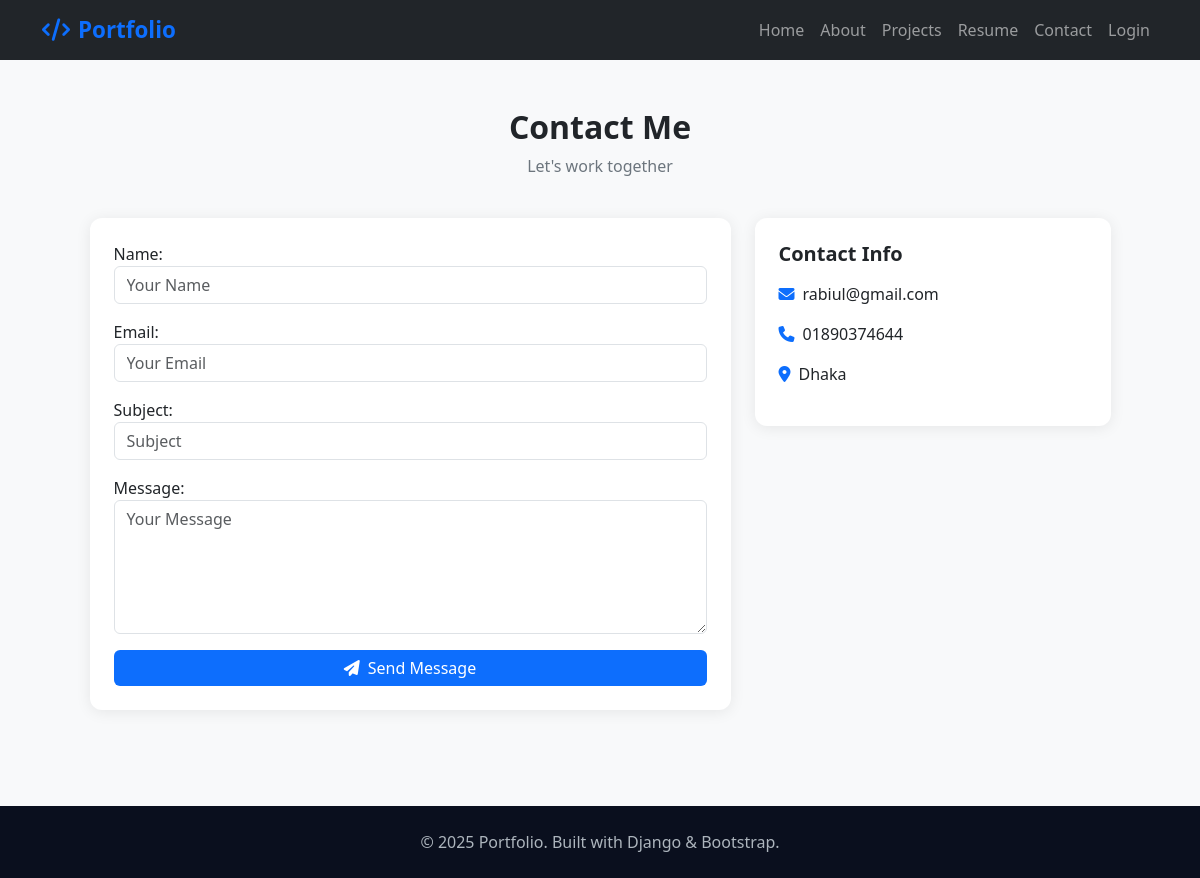
Page /contact/ on the committed database.
### portfolio/models.py (models this page shows, shortened)
class Profile(models.Model):
    user = models.OneToOneField(User, on_delete=models.CASCADE)
    full_name = models.CharField(max_length=200)
    title = models.CharField(max_length=200, blank=True)
    bio = models.TextField(blank=True)
    profile_picture = models.ImageField(upload_to='profile/', blank=True, null=True)
    phone = models.CharField(max_length=20, blank=True)
    email = models.EmailField(blank=True)
    address = models.CharField(max_length=300, blank=True)
    linkedin = models.URLField(blank=True)
    github = models.URLField(blank=True)
    website = models.URLField(blank=True)

### portfolio/views.py (the view)
# urls.py: path('contact/',  views.contact_view,  name='contact'),
def contact_view(request):
    profile = Profile.objects.first()
    form = ContactForm(request.POST or None)
    if request.method == 'POST' and form.is_valid():
        form.save()
        messages.success(request, 'Your message has been sent!')
        return redirect('contact')
    return render(request, 'portfolio/contact.html', {'profile': profile, 'form': form})

### portfolio/forms.py
class ContactForm(forms.ModelForm):
    class Meta:
        model = Contact
        fields = ['name', 'email', 'subject', 'message']
        widgets = {
            'name':    forms.TextInput(attrs={'class': 'form-control', 'placeholder': 'Your Name'}),
            'email':   forms.EmailInput(attrs={'class': 'form-control', 'placeholder': 'Your Email'}),
            'subject': forms.TextInput(attrs={'class': 'form-control', 'placeholder': 'Subject'}),
            'message': forms.Textarea(attrs={'class': 'form-control', 'rows': 5, 'placeholder': 'Your Message'}),
        }

### portfolio/templates/portfolio/contact.html (shortened to what this page needs)
{% extends 'portfolio/base.html' %}
{% block content %}
<div class="container py-5">
  <h2 class="section-title text-center">Contact Me</h2>
  <p class="section-subtitle text-center">Let's work together</p>
  <div class="row justify-content-center">
    <div class="col-md-7">
      <div class="card p-4">
        <form method="post">
          {% for field in form %}
          <div class="mb-3">{{ field.label_tag }}{{ field }}{% if field.errors %}<div class="text-danger small">{{ field.errors }}</div>{% endif %}</div>
          {% endfor %}
          <button type="submit" class="btn btn-primary w-100"><i class="fas fa-paper-plane me-2"></i>Send Message</button>
        </form>
      </div>
    </div>
    {% if profile %}
    <div class="col-md-4">
      <div class="card p-4">
        <h5 class="fw-bold mb-3">Contact Info</h5>
        {% if profile.email %}<p><i class="fas fa-envelope text-primary me-2"></i>{{ profile.email }}</p>{% endif %}
        {% if profile.phone %}<p><i class="fas fa-phone text-primary me-2"></i>{{ profile.phone }}</p>{% endif %}
        {% if profile.address %}<p><i class="fas fa-map-marker-alt text-primary me-2"></i>{{ profile.address }}</p>{% endif %}
      </div>
    </div>
    {% endif %}
  </div>
</div>
{% endblock %}

### portfolio/templates/portfolio/base.html (style rules this page uses)
:root { --primary: #0d6efd; --dark: #0a0f1e; }
body { font-family: 'Segoe UI', sans-serif; background: #f8f9fa; }
.btn-primary { background: var(--primary); border: none; }
.section-title { font-size: 2rem; font-weight: 700; margin-bottom: .5rem; }
.section-subtitle { color: #6c757d; margin-bottom: 2.5rem; }
.card { border: none; box-shadow: 0 2px 15px rgba(0,0,0,.08); border-radius: 12px; }

### rows in the picture
Profile: email "rabiul@gmail.com", phone "01890374644", address "Dhaka"

### other values in the picture
{{ field.label_tag }} "Name:" "Email:" "Subject:" "Message:"
